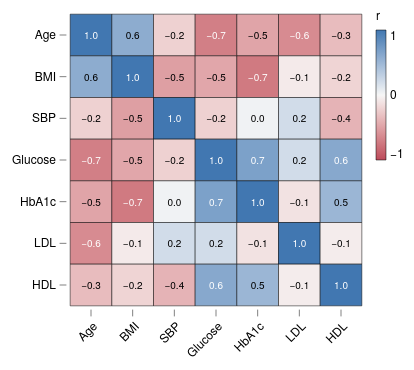

Here is the Vega-Lite specification saved for this chart:
### Vega-Lite specification from a JSON file in a GitHub repository (floating-point values rounded to 4 significant figures)
{"background": null, "config": {"arc": {"fill": "#DBDBDB", "fillOpacity": 1.0, "innerRadius": 37.5, "padAngle": 0.03, "stroke": "black", "strokeOpacity": 1, "strokeWidth": 0.25}, "area": {"fill": "#DBDBDB", "fillOpacity": 1.0, "stroke": "black", "strokeOpacity": 1, "strokeWidth": 0.25}, "axis": {"domain": true, "domainCap": "round", "domainColor": "black", "domainWidth": 0.25, "grid": false, "gridCap": "round", "gridColor": "#F1F1F1", "gridDash": [0, 0], "gridOpacity": 1.0, "gridWidth": 0.25, "labelColor": "black", "labelFont": "Helvetica Neue, HelveticaNeue, Helvetica, Arial, sans-serif", "labelFontSize": 6, "labelFontStyle": "normal", "labelFontWeight": 400, "offset": 0, "ticks": true, "tickCap": "round", "tickColor": "black", "tickRound": false, "tickSize": 3.0, "tickWidth": 0.25, "titleColor": "black", "titleFont": "Helvetica Neue, HelveticaNeue, Helvetica, Arial, sans-serif", "titleFontSize": 6, "titleFontStyle": "normal", "titleFontWeight": 400}, "axisX": {"domain": false, "labelAlign": "center", "labelAngle": 0, "labels": true, "ticks": true, "translate": 0}, "axisY": {"domain": false, "labelAlign": "right", "labelAngle": 0, "labels": true, "ticks": true, "translate": 0}, "axisRight": {"domain": false, "labelAlign": "left", "labelAngle": 0, "labels": true, "ticks": true, "translate": 0}, "axisTop": {"domain": false, "labelAlign": "center", "labelAngle": 0, "labels": true, "ticks": true, "translate": 0}, "axisBand": {"tickOffset": 0}, "bar": {"fill": "#DBDBDB", "fillOpacity": 1.0, "stroke": "black", "strokeOpacity": 1, "strokeWidth": 0.25}, "boxplot": {"size": 13.5, "ticks": {"cornerRadius": 0.25, "fill": "black", "opacity": 1, "size": 6.75, "thickness": 0.25}, "box": {"fillOpacity": 1.0, "stroke": "black", "strokeOpacity": 1, "strokeWidth": 0.25}, "median": {"cornerRadius": 0, "fill": "black", "fillOpacity": 1.0, "opacity": 1, "size": 13.5, "thickness": 0.25}, "rule": {"fill": "black", "fillOpacity": 1.0, "size": 15.0, "stroke": "black", "strokeDash": [0, 0], "strokeOpacity": 1, "strokeWidth": 0.25}, "outliers": {"color": "black", "fill": "black", "fillOpacity": 1.0, "size": 0, "stroke": "black", "strokeOpacity": 1, "strokeWidth": 0.25}}, "circle": {"fill": "black", "fillOpacity": 1.0, "size": 1.875, "stroke": null, "strokeOpacity": 1, "strokeWidth": 0.25}, "errorband": {"band": {"fillOpacity": 0.6, "stroke": null, "strokeWidth": 0.25, "strokeOpacity": 1}, "borders": {"opacity": 0, "strokeOpacity": 1, "strokeWidth": 0.25}}, "errorbar": {"opacity": 1, "rule": {"strokeDash": [0, 0], "strokeWidth": 0.25}, "ticks": {"color": "black", "cornerRadius": 0.125, "opacity": 1, "size": 9.0, "thickness": 0.25}, "thickness": 0.25}, "font": "Helvetica Neue, HelveticaNeue, Helvetica, Arial, sans-serif", "geoshape": {"fill": "#DBDBDB", "fillOpacity": 1.0, "stroke": "black", "strokeOpacity": 1, "strokeWidth": 0.25}, "header": {"labelColor": "black", "labelFont": "Helvetica Neue, HelveticaNeue, Helvetica, Arial, sans-serif", "labelFontSize": 6, "labelFontStyle": "normal", "labelFontWeight": 400, "titleColor": "black", "titleFont": "Helvetica Neue, HelveticaNeue, Helvetica, Arial, sans-serif", "titleFontSize": 6, "titleFontStyle": "normal", "titleFontWeight": 400, "titlePadding": 0}, "legend": {"disable": false, "offset": 4.5, "titlePadding": 4, "labelOffset": 2, "gradientLabelOffset": 2, "columnPadding": 4, "rowPadding": 2, "gradientThickness": 5, "gradientOpacity": 1.0, "gradientStrokeColor": "black", "gradientStrokeWidth": 0.25, "labelColor": "black", "labelFont": "Helvetica Neue, HelveticaNeue, Helvetica, Arial, sans-serif", "labelFontSize": 6, "labelFontStyle": "normal", "labelFontWeight": 400, "strokeColor": "black", "strokeWidth": 0, "symbolSize": 36, "symbolStrokeColor": "black", "symbolStrokeWidth": 0.25, "titleColor": "black", "titleFont": "Helvetica Neue, HelveticaNeue, Helvetica, Arial, sans-serif", "titleFontSize": 6, "titleFontStyle": "normal", "titleFontWeight": 400}, "line": {"color": "black", "stroke": "black", "strokeCap": "butt", "strokeDash": [0, 0], "strokeOpacity": 1, "strokeWidth": 0.5}, "point": {"filled": true, "fill": "#DBDBDB", "fillOpacity": 1.0, "size": 7.5, "stroke": "black", "strokeOpacity": 1, "strokeWidth": 0.25}, "range": {"category": ["#9D9D9D", "#28287D", "#004225", "#47266F", "#00605D", "#DBDBDB", "#7983C1", "#6E927B", "#937FB4", "#699A97"], "diverging": {"scheme": ["#4F4265", "#6A5C82", "#85789D", "#A196B7", "#BDB5CE", "#D8D6DD", "#F6F6F6", "#CED8D7", "#9DBFBD", "#75A3A0", "#518683", "#326967", "#164D4B"]}, "heatmap": {"scheme": ["#440154", "#472270", "#433E82", "#38598C", "#2C728E", "#238A8D", "#24A086", "#39B578", "#5DC862", "#96D646", "#CAE02D", "#FDE724"]}, "ordinal": {"scheme": ["#F1F1F1", "#DBDBDB", "#C6C6C6", "#B2B2B2", "#9D9D9D", "#898989", "#767676", "#636363", "#515151", "#404040", "#2F2F2F", "#1F1F1F"]}, "ramp": {"scheme": ["#440154", "#472270", "#433E82", "#38598C", "#2C728E", "#238A8D", "#24A086", "#39B578", "#5DC862", "#96D646", "#CAE02D", "#FDE724"]}}, "rule": {"color": "black", "stroke": "black", "strokeCap": "round", "strokeDash": [2, 2], "strokeOpacity": 1, "strokeWidth": 0.25}, "scale": {"barBandPaddingInner": 0.1, "rectBandPaddingInner": 0, "tickBandPaddingInner": 0.1, "bandPaddingOuter": 0.1, "bandWithNestedOffsetPaddingInner": 0.2, "bandWithNestedOffsetPaddingOuter": 0.2, "offsetBandPaddingInner": 0, "offsetBandPaddingOuter": 0, "round": false}, "rect": {"fill": "#DBDBDB", "fillOpacity": 1.0, "stroke": "black", "strokeOpacity": 1, "strokeWidth": 0.25}, "square": {"fill": "#DBDBDB", "fillOpacity": 1.0, "size": 15.0, "stroke": "black", "strokeOpacity": 1, "strokeWidth": 0.25}, "text": {"color": "black", "font": "Helvetica Neue, HelveticaNeue, Helvetica, Arial, sans-serif", "fontSize": 6, "fontStyle": "normal", "fontWeight": 400}, "tick": {"color": "black", "cornerRadius": 0.125, "opacity": 1.0, "size": 13.5, "thickness": 0.25}, "title": {"anchor": "middle", "frame": "group", "color": "black", "font": "Helvetica Neue, HelveticaNeue, Helvetica, Arial, sans-serif", "fontSize": 6, "fontStyle": "normal", "fontWeight": 400, "subtitleColor": "black", "subtitleFont": "Helvetica Neue, HelveticaNeue, Helvetica, Arial, sans-serif", "subtitleFontSize": 6, "subtitleFontStyle": "normal", "subtitleFontWeight": 400}, "trail": {"color": "black", "opacity": 1, "size": 0.5}, "view": {"continuousWidth": 150, "continuousHeight": 150, "discreteWidth": 150, "discreteHeight": 150, "fill": null, "stroke": null, "strokeWidth": 0.25}}, "layer": [{"mark": {"type": "rect"}, "encoding": {"color": {"field": "r", "scale": {"domain": [-1, 1], "range": ["#BC4A5A", "#C96872", "#D4858B", "#DFA1A5", "#E8BDBF", "#F0DADA", "#F6F6F6", "#D7E0EB", "#B9CBE0", "#9BB6D5", "#7DA1C9", "#5F8CBD", "#4177B1"]}, "title": "r", "type": "quantitative", "legend": {"gradientLength": 65.0}}, "x": {"axis": {"labelAlign": "right", "labelAngle": -45}, "field": "a", "sort": ["Age", "BMI", "SBP", "Glucose", "HbA1c", "LDL", "HDL"], "title": null, "type": "nominal"}, "y": {"field": "b", "sort": ["Age", "BMI", "SBP", "Glucose", "HbA1c", "LDL", "HDL"], "title": null, "type": "nominal"}}}, {"mark": {"type": "text", "fontSize": 5}, "encoding": {"color": {"condition": {"test": "abs(datum.r) > 0.6", "value": "white"}, "value": "black"}, "text": {"field": "r", "format": ".1f", "type": "quantitative"}, "x": {"axis": {"labelAlign": "right", "labelAngle": -45}, "field": "a", "sort": ["Age", "BMI", "SBP", "Glucose", "HbA1c", "LDL", "HDL"], "title": null, "type": "nominal"}, "y": {"field": "b", "sort": ["Age", "BMI", "SBP", "Glucose", "HbA1c", "LDL", "HDL"], "title": null, "type": "nominal"}}}], "data": {"name": "data-3c30203ae2926ac0c3253e8a815bbecb"}, "$schema": "https://vega.github.io/schema/vega-lite/v6.4.1.json", "datasets": {"data-3c30203ae2926ac0c3253e8a815bbecb": [{"a": "Age", "b": "Age", "r": 1.0}, {"a": "Age", "b": "BMI", "r": 0.58}, {"a": "Age", "b": "SBP", "r": -0.22}, {"a": "Age", "b": "Glucose", "r": -0.7}, {"a": "Age", "b": "HbA1c", "r": -0.48}, {"a": "Age", "b": "LDL", "r": -0.63}, {"a": "Age", "b": "HDL", "r": -0.34}, {"a": "BMI", "b": "Age", "r": 0.58}, {"a": "BMI", "b": "BMI", "r": 1.0}, {"a": "BMI", "b": "SBP", "r": -0.51}, {"a": "BMI", "b": "Glucose", "r": -0.47}, {"a": "BMI", "b": "HbA1c", "r": -0.73}, {"a": "BMI", "b": "LDL", "r": -0.07}, {"a": "BMI", "b": "HDL", "r": -0.2}, {"a": "SBP", "b": "Age", "r": -0.22}, {"a": "SBP", "b": "BMI", "r": -0.51}, {"a": "SBP", "b": "SBP", "r": 1.0}, {"a": "SBP", "b": "Glucose", "r": -0.22}, {"a": "SBP", "b": "HbA1c", "r": 0.03}, {"a": "SBP", "b": "LDL", "r": 0.2}, {"a": "SBP", "b": "HDL", "r": -0.39}, {"a": "Glucose", "b": "Age", "r": -0.7}, {"a": "Glucose", "b": "BMI", "r": -0.47}, {"a": "Glucose", "b": "SBP", "r": -0.22}, {"a": "Glucose", "b": "Glucose", "r": 1.0}, {"a": "Glucose", "b": "HbA1c", "r": 0.67}, {"a": "Glucose", "b": "LDL", "r": 0.2}, {"a": "Glucose", "b": "HDL", "r": 0.61}, {"a": "HbA1c", "b": "Age", "r": -0.48}, {"a": "HbA1c", "b": "BMI", "r": -0.73}, {"a": "HbA1c", "b": "SBP", "r": 0.03}, {"a": "HbA1c", "b": "Glucose", "r": 0.67}, {"a": "HbA1c", "b": "HbA1c", "r": 1.0}, {"a": "HbA1c", "b": "LDL", "r": -0.12}, {"a": "HbA1c", "b": "HDL", "r": 0.5}, {"a": "LDL", "b": "Age", "r": -0.63}, {"a": "LDL", "b": "BMI", "r": -0.07}, {"a": "LDL", "b": "SBP", "r": 0.2}, {"a": "LDL", "b": "Glucose", "r": 0.2}, {"a": "LDL", "b": "HbA1c", "r": -0.12}, {"a": "LDL", "b": "LDL", "r": 1.0}, {"a": "LDL", "b": "HDL", "r": -0.06}, {"a": "HDL", "b": "Age", "r": -0.34}, {"a": "HDL", "b": "BMI", "r": -0.2}, {"a": "HDL", "b": "SBP", "r": -0.39}, {"a": "HDL", "b": "Glucose", "r": 0.61}, {"a": "HDL", "b": "HbA1c", "r": 0.5}, {"a": "HDL", "b": "LDL", "r": -0.06}, {"a": "HDL", "b": "HDL", "r": 1.0}]}}
